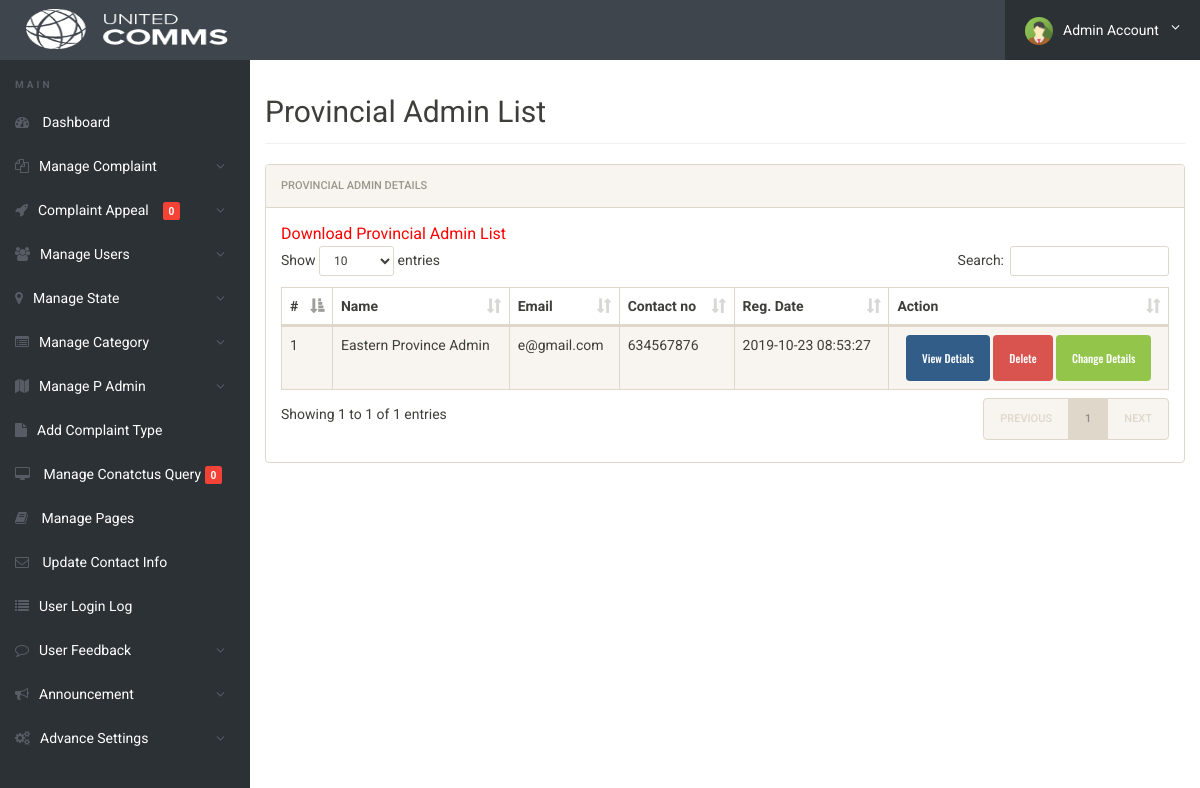
Page /admin/manage-p-admin.php (signed in) on the committed database.
### tables this page shows
CREATE TABLE `genaralsetting` (
  `id` int(11) NOT NULL,
  `setting_name` varchar(250) NOT NULL,
  `setting_description` varchar(999) NOT NULL
);

CREATE TABLE `users` (
  `id` int(11) NOT NULL,
  `fullName` varchar(255) DEFAULT NULL,
  `userEmail` varchar(255) DEFAULT NULL,
  `password` varchar(255) DEFAULT NULL,
  `contactNo` int(10) DEFAULT NULL,
  `address` tinytext DEFAULT NULL,
  `province` varchar(255) DEFAULT NULL,
  `State` varchar(255) DEFAULT NULL,
  `city` varchar(255) DEFAULT NULL,
  `gender` varchar(10) DEFAULT NULL,
  `birthday` varchar(20) DEFAULT NULL,
  `pincode` int(6) DEFAULT NULL,
  `userImage` varchar(255) DEFAULT NULL,
  `regDate` timestamp NOT NULL DEFAULT current_timestamp(),
  `updationDate` timestamp NULL DEFAULT '0000-00-00 00:00:00' ON UPDATE current_timestamp(),
  `status` int(1) DEFAULT 0,
  `usertype` varchar(255) DEFAULT NULL,
  `confir_Code` int(11) DEFAULT NULL,
  `nic` varchar(13) DEFAULT NULL,
  `recoveryPassword` varchar(255) DEFAULT NULL
);

### admin/manage-p-admin.php (the view, shortened to what this page needs)
<?php
include('../config/config.php');
if(strlen($_SESSION['alogin'])==0)
	{
header('location:index.php');
}
else{
?>
<!doctype html>
<html lang="en" class="no-js">
<head>
	<link rel="stylesheet" href="css/font-awesome.min.css">
	<link rel="stylesheet" href="css/bootstrap.min.css">
	<link rel="stylesheet" href="css/dataTables.bootstrap.min.css">
	<link rel="stylesheet" href="css/bootstrap-social.css">
	<link rel="stylesheet" href="css/bootstrap-select.css">
	<link rel="stylesheet" href="css/fileinput.min.css">
	<link rel="stylesheet" href="css/awesome-bootstrap-checkbox.css">
	<link rel="stylesheet" href="css/style.css">
</head>
<body>
	<?php include('includes/header.php');?>
	<div class="ts-main-content">
		<?php include('includes/leftbar.php');?>
		<div class="content-wrapper">
			<div class="container-fluid">
				<div class="row">
					<div class="col-md-12">
						<h2 class="page-title">Provincial Admin List</h2>
						<div class="panel panel-default">
							<div class="panel-heading">Provincial Admin Details</div>
							<div class="panel-body">
				<a href="download-p-admin-records.php" style="color:red; font-size:16px;">Download Provincial Admin List</a>
								<table id="zctb" class="display table table-striped table-bordered table-hover" cellspacing="0" width="100%">
									<thead>
										<tr>
											<th>#</th>
											<th>Name</th>
											<th>Email </th>
											<th>Contact no</th>
											<th>Reg. Date </th>
											<th>Action</th>
										</tr>
									</thead>
									<tbody>
<?php $query=mysqli_query($con,"select * from users where usertype = 2");
$cnt=1;
while($row=mysqli_fetch_array($query))
{
?>
										<tr>
											<td><?php echo htmlentities($cnt);?></td>
											<td><?php echo htmlentities($row['fullName']);?></td>
											<td><?php echo htmlentities($row['userEmail']);?></td>
											<td> <?php echo htmlentities($row['contactNo']);?></td>
											<td><?php echo htmlentities($row['regDate']);?></td>
<td align="	center"><a href="javascript:void(0);" onClick="popUpWindow('p-admin-profile.php?uid=<?php echo htmlentities($row['id']);?>');" title="View Details">
<button type="button" class="btn btn-primary">View Detials</button>
											</a>
<a href="manage-p-admin.php?uid=<?php echo htmlentities($row['id']);?>&&action=del" title="Delete" onClick="return confirm('Do you really want to delete ?')">
<button type="button" class="btn btn-danger">Delete</button></a>
<a href="edit-p-admin.php?id=<?php echo $row['id']?>"><button type="button" class="btn btn-success"> Change Details</button></a>
										</td>
										<?php $cnt=$cnt+1; } ?>
								</table>
							</div>
						</div>
					</div>
				</div>
			</div>
		</div>
	</div>
</body>
</html>
<?php } ?>

### admin/includes/header.php (shortened to what this page needs)
<div class="brand clearfix">
	<?php $query=mysqli_query($con,"select setting_description from genaralsetting where id=4");
                while($row=mysqli_fetch_array($query))
                {
                ?>
                <?php $logophoto=$row['setting_description'];
                if($logophoto==""):
                ?>
                <a href="dashboard.php">&nbsp;&nbsp;&nbsp;&nbsp;&nbsp;<img src="../images/logo/logo.png" alt="" class="header" /></a>
                <?php else:?>
                <a href="dashboard.php">&nbsp;&nbsp;&nbsp;&nbsp;&nbsp;<img src="../images/logo/<?php echo htmlentities($logophoto);?>" alt="" class="header"/></a>&nbsp;
                <?php endif;?><?php } ?>
		<ul class="ts-profile-nav">
			<li class="ts-account">
				<a href="#"><img src="img/ts-avatar.jpg" class="ts-avatar hidden-side" alt="">Admin Account <i class="fa fa-angle-down hidden-side"></i></a>
			</li>
		</ul>
	</div>

### admin/css/style.css (style rules this page uses)
html { font-size: 14px; }
@media only screen and (min-width: 480px) { html { font-size: 17px; } }
@media only screen and (min-width: 768px) { html { font-size: 14px; } }
@media only screen and (min-width: 600px) { img.header { padding: 6px; width: 100px; height: 58px; } }
@media only screen and (min-width: 768px) { img.header { padding: 6px; width: 100px; height: 58px; } }
@media only screen and (min-width: 992px) { img.header { padding: 9px; width: 220px; height: 58px; } }
@media only screen and (min-width: 1200px) { img.header { padding: 9px; width: 220px; height: 58px; } }
body { font-size: 1em; }
a { color: #37a6c4; }
.btn { font-family: 'Oswald', sans-serif; }
.panel { overflow: hidden; }
ul, li { margin: 0; padding: 0; list-style: none; }
.btn { text-transform: none; }
.page-title { padding-bottom: 15px; margin-bottom: 20px; border-bottom: 1px solid #f0f0f0; }
.brand { background: #3e454c; position: relative; z-index: 3; position: fixed; width: 100%; top: 0; }
.brand .ts-profile-nav { float: right; display: none; }
.brand .ts-profile-nav li { float: left; position: relative; }
.brand .ts-profile-nav li a { display: block; padding: 20px; color: #fff; }
.brand .ts-profile-nav .ts-account .fa-angle-down { float: right; }
.brand .ts-profile-nav .ts-account > a { width: 195px; background: #2c3136; }
.brand .ts-profile-nav .ts-account .ts-avatar { border-radius: 50%; height: 28px; margin: -10px 0; margin-right: 10px; }
@media only screen and (min-width: 992px) { .brand .ts-profile-nav { display: block; } }
.ts-main-content .content-wrapper { padding-top: 15px; margin-top: 60px; }
@media only screen and (min-width: 992px) { .ts-main-content .content-wrapper { margin-left: 250px; } }

### rows in the picture
genaralsetting: setting_description (picture)
users: fullName "Eastern Province Admin", userEmail "e@gmail.com", contactNo "634567876", regDate "2019-10-23 08:53:27"

### other values in the picture
$num1 "0"
